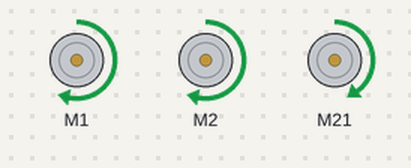
Recording of a sketch running on a simulated Arduino Uno, built with avr-gcc and run on an emulated ATmega328P. Shown: 3 × DC motor (green arrow = forward, orange = backward, longer = faster).

Above: at 1.0 s.
At 3.1 s:
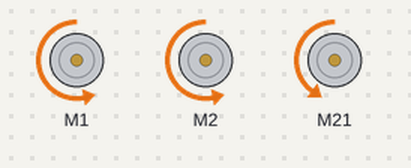
At 5.1 s:
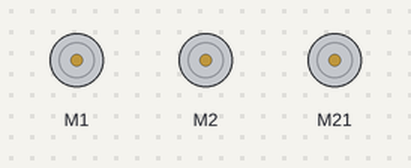
Timing chart, 0 to 7.9 s (numbered marks = the images above):
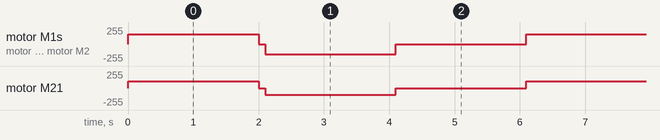

The sketch:

Mini_Robot.ino
```cpp
// (licence header left out)
#include "MeMegaPi.h"

MeMegaPiDCMotor motor1(PORT1B); //THis is port 1

MeMegaPiDCMotor motor2(PORT2B); // This is Port 2.

MeMegaPiDCMotor motor3(PORT3B);

//MeMegaPiDCMotor motor4(PORT1A); //Not port 1 or 2


uint8_t motorSpeed = 150;
uint8_t Armspeed = 100;

void setup()
{
}

void loop()
{

  motor1.run(motorSpeed); /* value: between -255 and 255. */
  motor2.run(motorSpeed); /* value: between -255 and 255. */
  motor3.run(100);
  //motor4.run(motorSpeed);
  delay(2000);
  motor1.stop();
  motor2.stop();
  motor3.stop();
  //motor4.stop();
  delay(100);
  motor1.run(-motorSpeed);
  motor2.run(-motorSpeed);
  motor3.run(-Armspeed);
  //motor4.run(-motorSpeed);
  delay(2000);
  motor1.stop();
  motor2.stop();
  motor3.stop();
  //motor4.stop();
  delay(2000);
}
```

Measured:
- by itself, motor M1, motor M2: repeats every 6.1 s: stopped 0.10 s, backward 150/255 2.0 s, stopped 2.0 s, forward 150/255 2.0 s
- by itself, motor M21: repeats every 6.1 s: stopped 0.10 s, backward 100/255 2.0 s, stopped 2.0 s, forward 100/255 2.0 s
